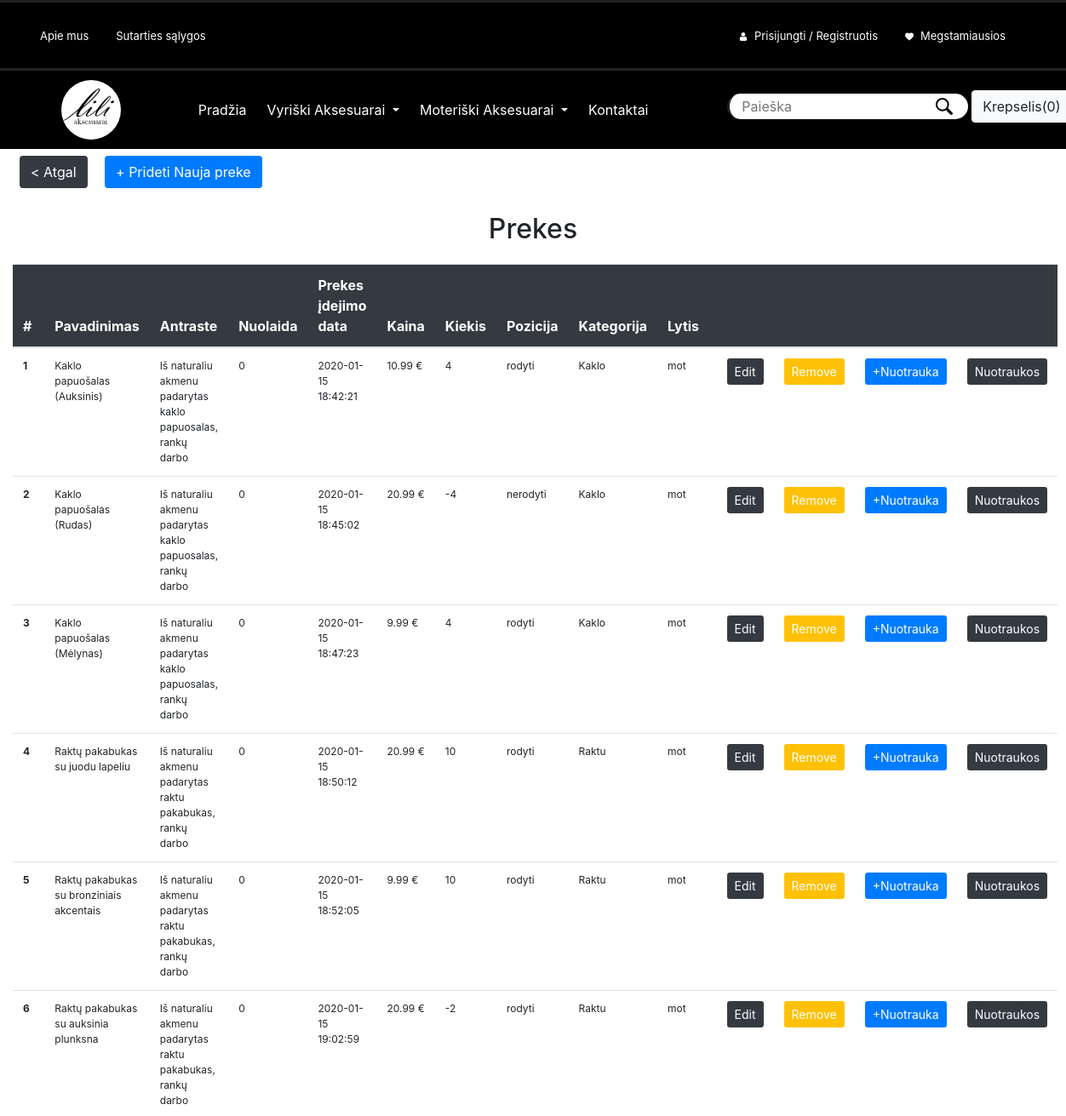
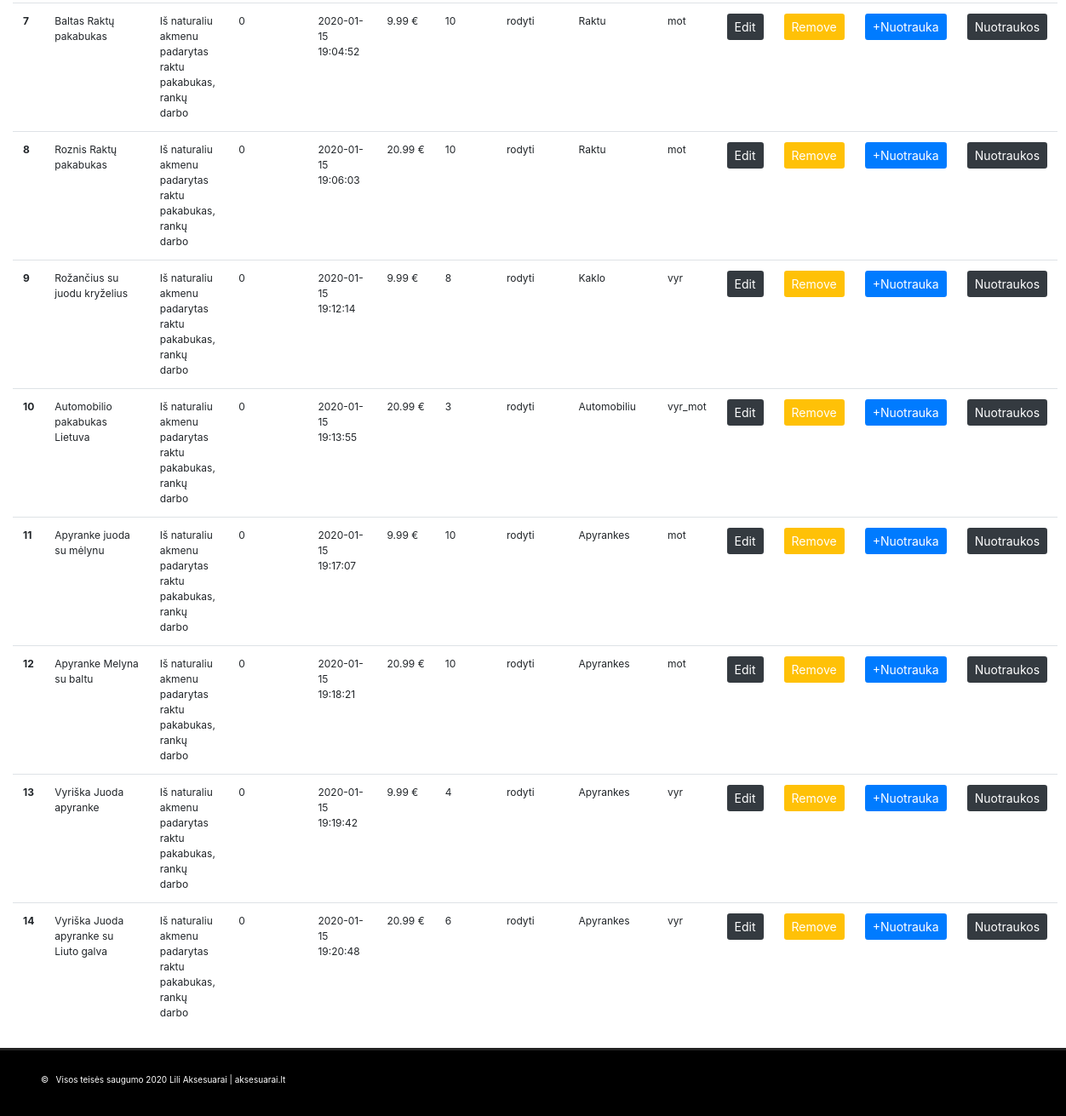
/Giedrius-Palinauskas/e-shopas/admin-prekes.php, run on the app's committed database (2 pictures, top to bottom).
### tables this page shows
CREATE TABLE `prekes` (
  `ID` int(11) NOT NULL,
  `pavadinimas` varchar(40) NOT NULL,
  `antraste` varchar(500) NOT NULL,
  `nuolaida` int(11) NOT NULL,
  `data` datetime NOT NULL,
  `kiekis` int(11) NOT NULL,
  `pozicija` varchar(30) NOT NULL,
  `kategorija` varchar(255) NOT NULL,
  `lytis` varchar(40) NOT NULL,
  `kaina` float NOT NULL
);

### Giedrius-Palinauskas/e-shopas/models/prisijungimas-db.php (called while the page is built, shortened)
<?php
$prisijungimas = mysqli_connect(DB_TIPAS, MYSQL_USER_VARDAS, MYSQL_USER_PASS, DB_PAVADINIMAS);
function getPrisijungimas(){
  global $prisijungimas;
if ($prisijungimas == false) {
  echo "ERROR: prisijungti nepavyko prie DB!!! <br>";
  echo mysqli_connect_error($prisijungimas);
  return NULL;
} else {
  return $prisijungimas;
  };
}
 ?>

### Giedrius-Palinauskas/e-shopas/models/preke-crud.php (called while the page is built, shortened)
<?php
function getPrekes($kiekis = 999999999){
    $ManoSql = "SELECT * FROM prekes limit $kiekis ";
    $prekesObj = mysqli_query(getPrisijungimas(), $ManoSql);
    return $prekesObj;
}

### Giedrius-Palinauskas/e-shopas/admin-prekes.php (the view, shortened to what this page needs)
<?php
 include('header.php') ;
?>
<a class="btn bg-dark text-white m-2" href="admin.php"> < Atgal </a>
<a class="btn bg-primary text-white m-2" href="admin-newpreke.php"> + Prideti Nauja preke </a>
<div class="row ">
  <div class="col d-flex justify-content-center">
    <h1>Prekes</h1>
  </div>
</div>
<div class="row">
  <div class="col">
    <table class="table">
      <thead>
        <tr class="bg-dark text-white">
          <th scope="col">#</th>
          <th scope="col">Pavadinimas</th>
          <th scope="col">Antraste</th>
          <th scope="col">Nuolaida</th>
          <th scope="col">Prekes įdejimo data</th>
          <th scope="col">Kaina</th>
          <th scope="col">Kiekis</th>
          <th scope="col">Pozicija</th>
          <th scope="col">Kategorija</th>
          <th scope="col">Lytis</th>
          <th scope="col"></th>
          <th scope="col"></th>
          <th scope="col"></th>
          <th scope="col"></th>
        </tr>
      </thead>
      <tbody>
        <?php
        $i = 1;
        $VisosPrekes = getPrekes();
        while ($preke = mysqli_fetch_assoc($VisosPrekes)) {?>
          <form class="" action="admin-editpreke.php" method="post">
            <tr style="font-size: 12px">
              <th scope="row"><?php echo $i++; ?></th>
              <td><?php echo $preke['pavadinimas']  ?></td>
              <td><?php echo $preke['antraste']  ?></td>
              <td><?php echo $preke['nuolaida']  ?></td>
              <td><?php echo $preke['data']  ?></td>
              <td><?php echo $preke['kaina']  ?> €</td>
              <td><?php echo $preke['kiekis']  ?></td>
              <td><?php echo $preke['pozicija']  ?></td>
              <td><?php echo $preke['kategorija']  ?></td>
              <td><?php echo $preke['lytis']?></td>
              <td> <button class="btn btn-sm bg-dark text-white" type="submit" name="button"> Edit</button> </td>
            </form>
              <td> <a class="btn btn-sm bg-warning text-white" href="controler/deletepreke.php?id=<?php echo $preke['ID'] ?>">Remove</a> </td>
              <td> <a class="btn btn-sm bg-primary text-white" href="addimg.php?id=<?php echo $preke['ID'] ?>">+Nuotrauka</a> </td>
              <td> <a class="btn btn-sm bg-dark text-white" href="prekesnuotraukos.php?id=<?php echo $preke['ID'] ?>">Nuotraukos</a> </td>
        <?php }  ?>
      </table>
  </div>
</div>
<?php include('footer.php');
?>

### Giedrius-Palinauskas/e-shopas/header.php (shortened to what this page needs)
<?php
include('models/prisijungimas-db.php');
include('models/preke-crud.php');
?>
<!DOCTYPE html>
<html>
    <head>
        <link rel="stylesheet" href="libs/bootstrap/css/bootstrap.min.css">
        <link rel="stylesheet" href="css/normalize.css">
        <link rel="stylesheet" href="css/style.css">
    </head>
    <body class="container-fluid">
        <header class="row aukstis-50 juoda">
          <div class="col-4 aukstis-50 d-flex align-items-center ml-4">
            <a class="mr-3 p-2" href="#">Apie mus</a>
            <a class="p-2" href="#">Sutarties sąlygos</a>
          </div>
          <div class="col d-flex justify-content-end align-items-center mr-5">
            <?php if (isset($user)) { ?>
            <li class="nav-item dropdown">
                <a class="nav-link dropdown-toggle p-2" href="" id="navbarDropdownMenuLink" role="button" data-toggle="dropdown"  aria-haspopup="true" aria-expanded="false" href="prisijungimas-registracija.php"><svg class="mr-2" viewBox="-42 0 512 512.002"><path d="m210.351562 246.632812c33.882813 0 63.222657-12.152343 87.195313-36.128906 23.972656-23.972656 36.125-53.304687 36.125-87.191406 0-33.875-12.152344-63.210938-36.128906-87.191406-23.976563-23.96875-53.3125-36.121094-87.191407-36.121094-33.886718 0-63.21875 12.152344-87.191406 36.125s-36.128906 53.308594-36.128906 87.1875c0 33.886719 12.15625 63.222656 36.132812 87.195312 23.976563 23.96875 53.3125 36.125 87.1875 36.125zm0 0"/><path d="m426.128906 393.703125c-.691406-9.976563-2.089844-20.859375-4.148437-32.351563-2.078125-11.578124-4.753907-22.523437-7.957031-32.527343-3.308594-10.339844-7.808594-20.550781-13.371094-30.335938-5.773438-10.15625-12.554688-19-20.164063-26.277343-7.957031-7.613282-17.699219-13.734376-28.964843-18.199219-11.226563-4.441407-23.667969-6.691407-36.976563-6.691407-5.226563 0-10.28125 2.144532-20.042969 8.5-6.007812 3.917969-13.035156 8.449219-20.878906 13.460938-6.707031 4.273438-15.792969 8.277344-27.015625 11.902344-10.949219 3.542968-22.066406 5.339844-33.039063 5.339844-10.972656 0-22.085937-1.796876-33.046874-5.339844-11.210938-3.621094-20.296876-7.625-26.996094-11.898438-7.769532-4.964844-14.800782-9.496094-20.898438-13.46875-9.75-6.355468-14.808594-8.5-20.035156-8.5-13.3125 0-25.75 2.253906-36.972656 6.699219-11.257813 4.457031-21.003906 10.578125-28.96875 18.199219-7.605469 7.28125-14.390625 16.121094-20.15625 26.273437-5.558594 9.785157-10.058594 19.992188-13.371094 30.339844-3.199219 10.003906-5.875 20.945313-7.953125 32.523437-2.058594 11.476563-3.457031 22.363282-4.148437 32.363282-.679688 9.796875-1.023438 19.964844-1.023438 30.234375 0 26.726562 8.496094 48.363281 25.25 64.320312 16.546875 15.746094 38.441406 23.734375 65.066406 23.734375h246.53125c26.625 0 48.511719-7.984375 65.0625-23.734375 16.757813-15.945312 25.253906-37.585937 25.253906-64.324219-.003906-10.316406-.351562-20.492187-1.035156-30.242187zm0 0"/></svg><?php echo ($user['vardas']." ".$user['pavarde']); ?></a>
                <div class="dropdown-menu" aria-labelledby="navbarDropdownMenuLink">
                  <a class="dropdown-item" href="paskyra.php">Paskyros informacija</a>
                  <?php if ($user['level'] > 1) { ?>
                    <a class="dropdown-item" href="admin.php">Admin aplinka</a>
                <?php  } ?>
                  <a class="dropdown-item" href="vartotojoUzsakymai.php">Uzsakymai</a>
                  <a class="dropdown-item" href="controler/logout.php">Log Out</a>
                </div>
           </li>
          <?php } else {?>
            <a class="p-2" href="prisijungimas-registracija.php">Prisijungti / Registruotis</a>
          <?php }  ?>
            <a class="ml-3 p-2" href="#">Megstamiausios</a>
          </div>
        </header>
        <nav class="row juoda">
          <div class="col-2 justify-content-center align-items-center d-flex ">
            <a class="m-2" href="index.php"><img src="img/logo.png"></a>
          </div>
          <nav class="col-6 navbar navbar-expand-lg ">
            <div class="collapse navbar-collapse"  id="navbarNavDropdown">
              <ul class="navbar-nav" data-hover="dropdown">
                <li class="nav-item active">
                  <a class="nav-link mr-2" href="index.php">Pradžia <span class="sr-only">(current)</span></a>
                </li>
                <li class="nav-item dropdown">
                  <a class="nav-link dropdown-toggle mr-2" href="" id="navbarDropdownMenuLink" role="button" data-toggle="dropdown"  aria-haspopup="true" aria-expanded="false">
                    Vyriški Aksesuarai
                  </a>
                </li>
                <li class="nav-item dropdown">
                  <a class="nav-link dropdown-toggle mr-2" href="#" id="navbarDropdownMenuLink" role="button" data-toggle="dropdown" aria-haspopup="true" aria-expanded="false">
                    Moteriški Aksesuarai
                  </a>
                </li>
                <li class="nav-item">
                  <a class="nav-link mr-2" href="kontaktai.php">Kontaktai</a>
                </li>
              </ul>
            </div>
          </nav>
          <div class="col d-flex justify-content-end align-items-center mb-2 mr-4">
            <form class="row" action="index.php" method="post">
              <input id="paieska" type="text" name="" value="" placeholder="Paieška">
              <button id="p-migtukas" type="submit" name="button"><img src="img/magnifying-glass.svg" alt="Paieška"></button>
            </form>
            <div class="col-md-3 col-sm-9 col-xs-12">
                <a class=" ml-1 btn btn-light " id="krepselis" href="krepselis.php">Krepselis(<?php echo count($_SESSION['krepselis']); ?>)</a>
          </div>
        </nav>

### Giedrius-Palinauskas/e-shopas/footer.php (shortened to what this page needs)
<footer class="row juoda aukstis-50 mt-1">
  <div class="col d-flex align-items-center pt-2 pl-5">
    <p class="" style="color: white">&copy; &nbsp; Visos teisės saugumo 2020 Lili Aksesuarai | aksesuarai.lt</p>
  </div>
</footer>
     </body>
</html>

### Giedrius-Palinauskas/e-shopas/css/style.css (style rules this page uses)
html, body { height: 100%; background-color: white; }
* { box-sizing: border-box; }
.aukstis-50 { height: 10vh; }
header { font-size: 13px; }
header a { color: white; transition: 0.4s; text-decoration: none; }
header a svg { height: 20px; width: 10px; fill: white; }
nav a img { height: 70px; width: 70px; border-radius: 50px; margin:4%; }
li { list-style: none; color: black; }
nav a { color: white; transition: 0.4s; text-decoration: none; }
button img { height: 20px; }
footer p { color: white; font-size: 10px; }
.juoda { background-color: #000000; border-top-style: solid; border-color: #222222; }
#paieska { width: 80%; height: 30px; padding: 2%; padding-left: 5%; border-top-left-radius: 20px; border-bottom-left-radius: 20px; border: none; border-left: solid; border-color: #222222; text-decoration: none; }
#p-migtukas { width: 20%; height: 30px; border-top-right-radius: 20px; border-bottom-right-radius: 20px; border: none; background-color: white; }

### data on the page
prekes: pavadinimas "Kaklo papuošalas (Auksinis)", antraste "Iš naturaliu akmenu padarytas kaklo papuosalas, rankų darbo", nuolaida "0", data "2020-01-15 18:42:21", kaina "10.99", kiekis "4", pozicija "rodyti", kategorija "Kaklo", lytis "mot"
prekes: pavadinimas "Kaklo papuošalas (Rudas)", antraste "Iš naturaliu akmenu padarytas kaklo papuosalas, rankų darbo", nuolaida "0", data "2020-01-15 18:45:02", kaina "20.99", kiekis "-4", pozicija "nerodyti", kategorija "Kaklo", lytis "mot"
prekes: pavadinimas "Kaklo papuošalas (Mėlynas)", antraste "Iš naturaliu akmenu padarytas kaklo papuosalas, rankų darbo", nuolaida "0", data "2020-01-15 18:47:23", kaina "9.99", kiekis "4", pozicija "rodyti", kategorija "Kaklo", lytis "mot"
prekes: pavadinimas "Raktų pakabukas su juodu lapeliu", antraste "Iš naturaliu akmenu padarytas raktu pakabukas, rankų darbo", nuolaida "0", data "2020-01-15 18:50:12", kaina "20.99", kiekis "10", pozicija "rodyti", kategorija "Raktu", lytis "mot"
prekes: pavadinimas "Raktų pakabukas su bronziniais akcentais", antraste "Iš naturaliu akmenu padarytas raktu pakabukas, rankų darbo", nuolaida "0", data "2020-01-15 18:52:05", kaina "9.99", kiekis "10", pozicija "rodyti", kategorija "Raktu", lytis "mot"
prekes: pavadinimas "Raktų pakabukas su auksinia plunksna", antraste "Iš naturaliu akmenu padarytas raktu pakabukas, rankų darbo", nuolaida "0", data "2020-01-15 19:02:59", kaina "20.99", kiekis "-2", pozicija "rodyti", kategorija "Raktu", lytis "mot"
prekes: pavadinimas "Baltas Raktų pakabukas", antraste "Iš naturaliu akmenu padarytas raktu pakabukas, rankų darbo", nuolaida "0", data "2020-01-15 19:04:52", kaina "9.99", kiekis "10", pozicija "rodyti", kategorija "Raktu", lytis "mot"
prekes: pavadinimas "Roznis Raktų pakabukas", antraste "Iš naturaliu akmenu padarytas raktu pakabukas, rankų darbo", nuolaida "0", data "2020-01-15 19:06:03", kaina "20.99", kiekis "10", pozicija "rodyti", kategorija "Raktu", lytis "mot"
prekes: pavadinimas "Rožančius su juodu kryželius", antraste "Iš naturaliu akmenu padarytas raktu pakabukas, rankų darbo", nuolaida "0", data "2020-01-15 19:12:14", kaina "9.99", kiekis "8", pozicija "rodyti", kategorija "Kaklo", lytis "vyr"
prekes: pavadinimas "Automobilio pakabukas Lietuva", antraste "Iš naturaliu akmenu padarytas raktu pakabukas, rankų darbo", nuolaida "0", data "2020-01-15 19:13:55", kaina "20.99", kiekis "3", pozicija "rodyti", kategorija "Automobiliu", lytis "vyr_mot"
prekes: pavadinimas "Apyranke juoda su mėlynu", antraste "Iš naturaliu akmenu padarytas raktu pakabukas, rankų darbo", nuolaida "0", data "2020-01-15 19:17:07", kaina "9.99", kiekis "10", pozicija "rodyti", kategorija "Apyrankes", lytis "mot"
prekes: pavadinimas "Apyranke Melyna su baltu", antraste "Iš naturaliu akmenu padarytas raktu pakabukas, rankų darbo", nuolaida "0", data "2020-01-15 19:18:21", kaina "20.99", kiekis "10", pozicija "rodyti", kategorija "Apyrankes", lytis "mot"
prekes: pavadinimas "Vyriška Juoda apyranke", antraste "Iš naturaliu akmenu padarytas raktu pakabukas, rankų darbo", nuolaida "0", data "2020-01-15 19:19:42", kaina "9.99", kiekis "4", pozicija "rodyti", kategorija "Apyrankes", lytis "vyr"
prekes: pavadinimas "Vyriška Juoda apyranke su Liuto galva", antraste "Iš naturaliu akmenu padarytas raktu pakabukas, rankų darbo", nuolaida "0", data "2020-01-15 19:20:48", kaina "20.99", kiekis "6", pozicija "rodyti", kategorija "Apyrankes", lytis "vyr"

### other printed values
count($_SESSION['krepselis']) "0"
